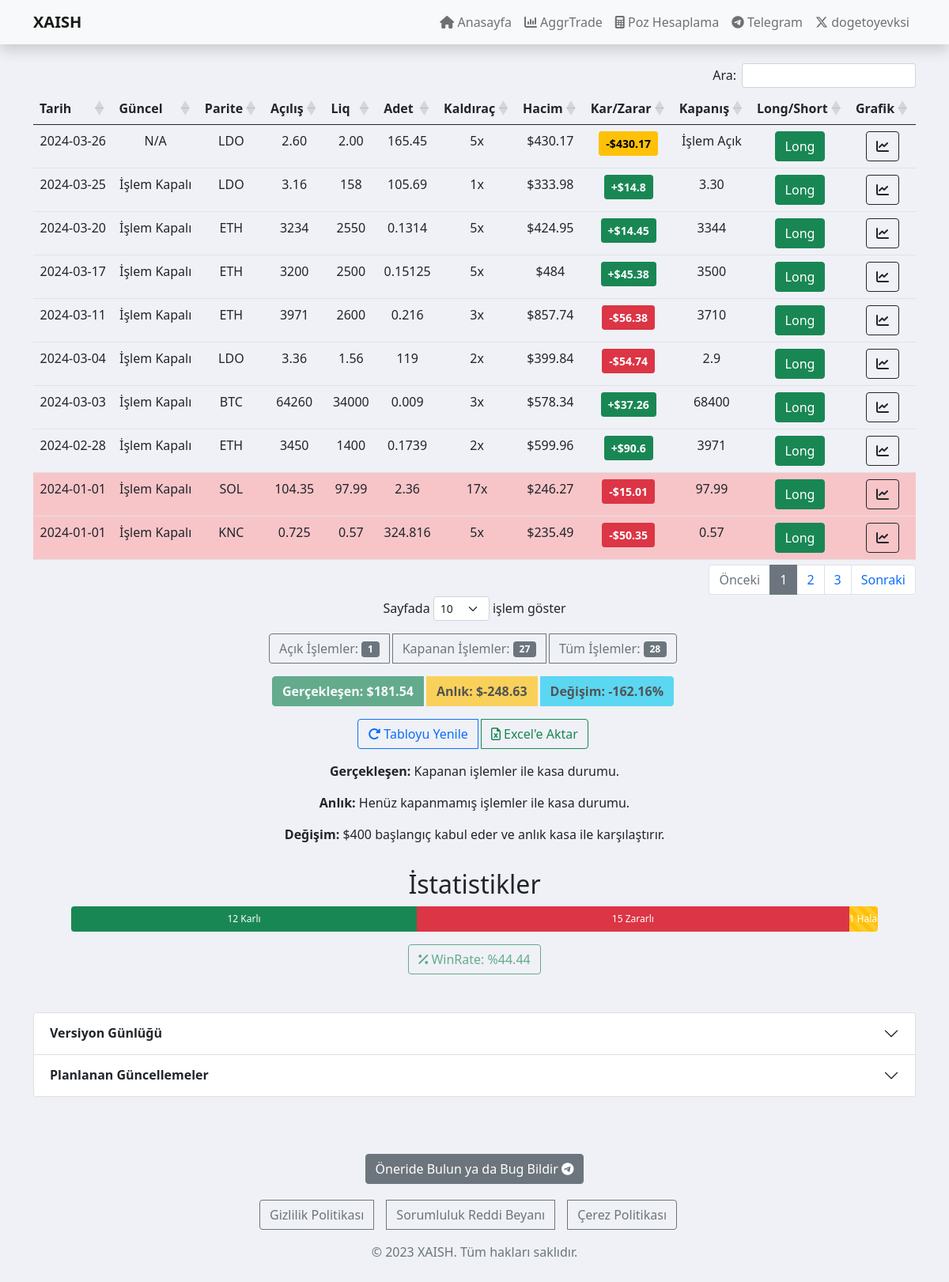
The page / on the database its author committed.
### tables this page shows
CREATE TABLE `islem_liste` (
  `islem_id` int(11) NOT NULL,
  `tarih` date NOT NULL DEFAULT current_timestamp(),
  `parite` varchar(255) NOT NULL,
  `acilis` text NOT NULL,
  `liq_fiyat` text NOT NULL,
  `kar_zarar` decimal(10,2) DEFAULT NULL,
  `kapanis` text DEFAULT NULL,
  `long_short` varchar(10) NOT NULL,
  `acik_mi` int(11) NOT NULL DEFAULT 1,
  `adet` text NOT NULL,
  `marjin` text NOT NULL,
  `kaldirac` text NOT NULL
);

CREATE TABLE `ayarlar` (
  `ayar_id` int(11) NOT NULL,
  `bakiye` text NOT NULL
);

### index.php (called while the page is built)
<?php include 'main/header.php'; ?>
<?php include 'inc/liste.php'; ?>
<?php include 'main/footer.php'; ?>

### inc/liste.php (the view, shortened to what this page needs)
<?php
$stmt = $pdo->prepare("SELECT * FROM islem_liste ORDER BY acik_mi DESC, tarih DESC");
$stmt->execute();
$acikIslemler = $stmt->fetchAll();
$apiUrl = "https://fapi.binance.com/fapi/v1/ticker/price?symbol=";
$prices = array();
foreach ($acikIslemler as $row) {
  $symbol = $row['parite'] . 'USDT';
  if ($row['acik_mi'] == 1) {
    $ch = curl_init($apiUrl . $symbol);
    $apiResponse = curl_exec($ch);
    $priceData = json_decode($apiResponse, true);
    $prices[$symbol] = isset($priceData['price']) ? round($priceData['price'], 3) : 'N/A';
  }
}
?>
<div class="container">
  <div class="row">
    <div class="col-12 text-center" style="margin-top: 5rem;">
      <?php if ($acikIslemler): ?>
        <div class="table-responsive">
          <div id="refreshStatus"></div>
          <table class="table table-hover" id="islemlerTable">
            <thead>
              <tr>
                <th>Tarih</th>
                <th>Güncel</th>
                <th>Parite</th>
                <th>Açılış</th>
                <th>Liq</th>
                <th>Adet</th>
                <th>Kaldıraç</th>
                <th>Hacim</th>
                <th>Kar/Zarar</th>
                <th>Kapanış</th>
                <th>Long/Short</th>
                <th>Grafik</th>
              </tr>
            </thead>
            <tbody>
              <?php foreach ($acikIslemler as $row): ?>
                <?php $araplanClass = ($row['liq_fiyat'] == $row['kapanis']) ? 'style="background-color: #ff919175;"' : ''; ?>
                <tr <?php echo ($row['acik_mi'] == 1) ? 'class="islem-acik"' : 'class="islem-kapali"'; ?> <?= $araplanClass ?>>
                  <td><?= $row['tarih'] ?></td>
                  <td>
                    <?= ($row['acik_mi'] == 1) ? $prices[$row['parite'] . 'USDT'] : 'İşlem Kapalı'; ?>
                    <?php $sonFiyat = $prices[$row['parite'] . 'USDT'] ?>
                  </td>
                  <td><?= $row['parite'] ?></td>
                  <td><?= $row['acilis'] ?></td>
                  <td><?= $row['liq_fiyat'] ?></td>
                  <td><?= $row['adet'] ?></td>
                  <td>
                    <?php
                    $acilisFiyati = $row['acilis'];
                    $liqFiyat = $row['liq_fiyat'];
                    $minKaldirac = abs(($acilisFiyati - $liqFiyat) / $acilisFiyati);
                    echo number_format(ceil(1 / $minKaldirac)) . 'x';
                    ?>
                  </td>
                  <td>
                    <?php
                    $sizeUSDT = $acilisFiyati * $row['adet'];
                    echo '$' . round($sizeUSDT , 2);
                    ?>
                  </td>
                  <td>
                    <?php if ($row['acik_mi'] == 1): ?>
                      <?php
                      $isLong = ($row['long_short'] === 'Long');
                      $karZarar = ($isLong) ? ($sonFiyat - $acilisFiyati) * $row['adet'] : ($acilisFiyati - $sonFiyat) * $row['adet'];
                      $buttonClass = ($karZarar > 0) ? 'btn-warning' : 'btn-warning';
                      ?>
                      <button type="button" class="btn <?= $buttonClass ?> btn-sm" data-bs-toggle="tooltip" data-bs-placement="top" title="İşlem Açık - Olası Kar/Zarar Tutarı">
                        <strong><?= ($karZarar > 0) ? '+$' . round($karZarar, 2) : '-$' . round(abs($karZarar), 2) ?></strong>
                      </button>
                    <?php else: ?>
                      <?php
                      $karZarar = $row['kar_zarar'];
                      $buttonClass = ($karZarar > 0) ? 'btn-success' : 'btn-danger';
                      ?>
                      <button type="button" class="btn <?= $buttonClass ?> btn-sm" data-bs-toggle="tooltip" data-bs-placement="top" title="İşlem Kapalı - Kar/Zarar Tutarı">
                        <strong><?= ($karZarar > 0) ? '+$' . round($karZarar, 2) : '-$' . round(abs($karZarar), 2) ?></strong>
                      </button>
                    <?php endif; ?>
                  </td>
                  <td>
                    <?php
                    if ($row['acik_mi'] == 1) {
                      echo 'İşlem Açık';
                    } else {
                      echo $row['kapanis'];
                    }
                    ?>
                  </td>
                  <td>
                    <?php
                    $buttonClass = ($row['long_short'] === 'Long') ? 'btn-success' : 'btn-danger';
                    $buttonText = ($row['long_short'] === 'Long') ? 'Long' : 'Short';
                    ?>
                    <button type="button" class="btn <?= $buttonClass ?>"><?= $buttonText ?></button>
                  </td>
                  <?php
                  $symbol = $row['parite'] . 'USDT';
                  $grafikUrl = 'https://tr.tradingview.com/chart/?symbol=BINANCE%3A' . $symbol . '.P';
                  ?>
                  <td>
                    <a class="btn btn-outline-dark" href="<?= $grafikUrl ?>" target="_blank"><i class="fa-solid fa-chart-line"></i></a>
                  </td>
                </tr>
              <?php endforeach; ?>
            </tbody>
          </table>
        </div>
        <?php
        $acikIslemSayisi = count(array_filter($acikIslemler, function ($item) {
          return $item['acik_mi'] == 1;
        }));
        $kapaliIslemSayisi = count(array_filter($acikIslemler, function ($item) {
          return $item['acik_mi'] == 0;
        }));
        ?>
        <div class="mt-3">
          <div class="btn-group" role="group" aria-label="İşlem Türü Seçenekleri">
            <button class="btn btn-outline-secondary me-1" onclick="filterTable('acik')">Açık İşlemler: <span class="badge bg-secondary"><?= $acikIslemSayisi ?></span> </button>
            <button class="btn btn-outline-secondary me-1" onclick="filterTable('kapali')">Kapanan İşlemler: <span class="badge bg-secondary"> <?= $kapaliIslemSayisi ?></span> </button>
            <button class="btn btn-outline-secondary me-1" onclick="filterTable('tum')">Tüm İşlemler: <span class="badge bg-secondary"> <?= $acikIslemSayisi + $kapaliIslemSayisi ?> </span> </button>
          </div>
        </div>
        <?php
        $bakiyeSorgu = $pdo->prepare("SELECT bakiye FROM ayarlar");
        $bakiyeSorgu->execute();
        $kasaBakiye = $bakiyeSorgu->fetchColumn();
        ?>
        <?php
        $gerceklesenmeyenKarZarar = 0;
        if ($acikIslemler) {
          foreach ($acikIslemler as $row) {
            if ($row['acik_mi'] == 1) {
              $symbol = $row['parite'] . 'USDT';
              $sonFiyat = isset($prices[$symbol]) ? $prices[$symbol] : null;
              if ($sonFiyat !== null) {
                $isLong = ($row['long_short'] === 'Long');
                $gerceklesenmeyenKarZarar += ($isLong) ? ($sonFiyat - $row['acilis']) * $row['adet'] : ($row['acilis'] - $sonFiyat) * $row['adet'];
              }
            }
          }
        }
        ?>
        <?php
        $baslangicKasaBakiyesi = 400;
        $yuzdeDegisim = (($kasaBakiye + $gerceklesenmeyenKarZarar) - $baslangicKasaBakiyesi) / $baslangicKasaBakiyesi * 100;
        ?>
        <div class="btn-group" role="group" aria-label="İşlem Türü Seçenekleri" style="margin-top: 1rem;">
          <button class="btn btn-success me-1" id="gerceklesenButton" disabled><strong>Gerçekleşen: $<?= round($kasaBakiye, 2) ?> </strong></button>
          <button class="btn btn-warning me-1" id="anlikButton" disabled><strong>Anlık: $<?= round($kasaBakiye + $gerceklesenmeyenKarZarar, 2) ?></strong></button>
          <button class="btn btn-info me-1" id="degisimButton" disabled><strong>Değişim: <?= round($yuzdeDegisim, 2) ?>%</strong></button>
        </div>
        <div class="container" style="margin-top: 1rem;">
          <div class="btn-group" role="group" aria-label="Tablo İşlemleri">
            <button type="button" id="yenileButton" class="btn btn-outline-primary me-1" onclick="tabloyuYenile()">
              <i class="fa-solid fa-rotate-right"></i> Tabloyu Yenile
            </button>
            <button type="button" class="btn btn-outline-success me-1" onclick="exportToExcel()">
              <i class="fa-regular fa-file-excel"></i> Excel'e Aktar
            </button>
          </div>
        </div>
        <div class="container" style="margin-top: 1rem;">
          <p><strong>Gerçekleşen:</strong> Kapanan işlemler ile kasa durumu.<p>
            <p><strong>Anlık:</strong> Henüz kapanmamış işlemler ile kasa durumu.</p>
            <p><strong>Değişim:</strong> $400 başlangıç kabul eder ve anlık kasa ile karşılaştırır.</p>
          </div>
		<div class="container" style="margin-top: 1rem;">
  <?php if ($acikIslemler): ?>
    <?php
    $karliIslemSayisi = count(array_filter($acikIslemler, function ($item) {
      return $item['acik_mi'] == 0 && $item['kar_zarar'] > 0;
    }));
    $zararliIslemSayisi = count(array_filter($acikIslemler, function ($item) {
      return $item['acik_mi'] == 0 && $item['kar_zarar'] < 0;
    }));
    $halaAcikIslemSayisi = count(array_filter($acikIslemler, function ($item) {
      return $item['acik_mi'] == 1;
    }));
    $toplamIslemSayisi = count($acikIslemler);
    $karliIslemYuzdesi = ($toplamIslemSayisi > 0) ? ($karliIslemSayisi / $toplamIslemSayisi) * 100 : 0;
    $zararliIslemYuzdesi = ($toplamIslemSayisi > 0) ? ($zararliIslemSayisi / $toplamIslemSayisi) * 100 : 0;
    $halaAcikIslemYuzdesi = ($toplamIslemSayisi > 0) ? ($halaAcikIslemSayisi / $toplamIslemSayisi) * 100 : 0;
    $karliIslemYuzdesi = round($karliIslemYuzdesi, 2);
    $zararliIslemYuzdesi = round($zararliIslemYuzdesi, 2);
    $halaAcikIslemYuzdesi = round($halaAcikIslemYuzdesi, 2);
    $kapananToplamIslemSayisi = count(array_filter($acikIslemler, function ($item) {
      return $item['acik_mi'] == 0;
    }));
    $karliIslemSayisi = count(array_filter($acikIslemler, function ($item) {
      return $item['acik_mi'] == 0 && $item['kar_zarar'] > 0;
    }));
    $zararliIslemSayisi = count(array_filter($acikIslemler, function ($item) {
      return $item['acik_mi'] == 0 && $item['kar_zarar'] < 0;
    }));
    $winRate = ($kapananToplamIslemSayisi > 0) ? ($karliIslemSayisi / $kapananToplamIslemSayisi) * 100 : 0;
    $winRate = round($winRate, 2);
    ?>
    <div class="container" style="margin-top: 2rem;">
      <h2>İstatistikler</h2>
      <div class="progress" style="margin-bottom: 1rem; height: 2rem;">
        <div class="progress-bar bg-success" role="progressbar" style="width: <?= $karliIslemYuzdesi ?>%;" aria-valuenow="<?= $karliIslemYuzdesi ?>" aria-valuemin="0" aria-valuemax="100"><?= $karliIslemSayisi ?> Karlı</div>
        <div class="progress-bar bg-danger" role="progressbar" style="width: <?= $zararliIslemYuzdesi ?>%;" aria-valuenow="<?= $zararliIslemYuzdesi ?>" aria-valuemin="0" aria-valuemax="100"><?= $zararliIslemSayisi ?> Zararlı</div>
        <div class="progress-bar progress-bar-striped bg-warning" role="progressbar" style="width: <?= $halaAcikIslemYuzdesi ?>%;" aria-valuenow="<?= $halaAcikIslemYuzdesi ?>" aria-valuemin="0" aria-valuemax="100"><?= $halaAcikIslemSayisi ?> Hala Açık</div>
      </div>
      <div class="d-grid gap-2 d-md-flex justify-content-center">
        <button class="btn btn-outline-success" disabled><i class="fa-solid fa-percent" ></i> WinRate: %<?= $winRate ?> </button>
		</div>
    </div>
  <?php endif; ?>
</div>
        <?php else: ?>
          <p>Açık işlem bulunmamaktadır.</p>
        <?php endif; ?>
      </div>
    </div>
  </div>

### main/header.php (shortened to what this page needs)
<!DOCTYPE html>
<html lang="tr">
<head>
    <link rel="stylesheet" href="https://cdn.jsdelivr.net/npm/bootstrap@5.1.0/dist/css/bootstrap.min.css">
    <link rel="stylesheet" href="https://cdnjs.cloudflare.com/ajax/libs/font-awesome/6.5.1/css/all.min.css">
    <link rel="stylesheet" href="/assets/xaish.css">
    <link rel="stylesheet" type="text/css" href="https://cdn.datatables.net/1.11.5/css/dataTables.bootstrap5.min.css">
</head>
<header>
<nav class="navbar navbar-expand-lg navbar-light bg-light shadow fixed-top">
        <div class="container">
			<a class="navbar-brand" href="/"><strong>XAISH</strong></a>
            <div class="collapse navbar-collapse" id="navbarResponsive">
                <ul class="navbar-nav ms-auto text-center">
					<li class="nav-item">
                        <a class="nav-link" href="/"><i class="fa-solid fa-house"></i> Anasayfa</a>
                    </li>
					<li class="nav-item">
                        <a class="nav-link" href="/main/aggrtrade"><i class="fa-solid fa-chart-column"></i> AggrTrade</a>
                    </li>
                    <li class="nav-item">
                        <a class="nav-link" href="/main/izole-hesap"><i class="fa-solid fa-calculator"></i> Poz
                            Hesaplama</a>
                    </li>
                    <li class="nav-item active">
                        <a class="nav-link" href="https://t.me/kingofbtc"><i class="fab fa-telegram"></i> Telegram</a>
                    </li>
                    <li class="nav-item active">
                        <a class="nav-link" href="https://x.com/dogetoyevski"><i class="fab fa-x-twitter"></i> dogetoyevksi</a>
                    </li>
                </ul>
            </div>
        </div>
    </nav>
</header>
<body>

### main/footer.php (shortened to what this page needs)
<div class="container">
  <section class="py-5">
    <div class="accordion" id="guncellemeAccordion">
      <div class="accordion-item">
        <h2 class="accordion-header" id="versiyonHeader">
          <button class="accordion-button collapsed" type="button" data-bs-toggle="collapse" data-bs-target="#versiyonCollapse" aria-expanded="false" aria-controls="versiyonCollapse"><strong>
          Versiyon Günlüğü</strong>
        </button>
      </h2>
    </div>
    <div class="accordion-item">
      <h2 class="accordion-header" id="planlananHeader">
        <button class="accordion-button collapsed" type="button" data-bs-toggle="collapse" data-bs-target="#planlananCollapse" aria-expanded="false" aria-controls="planlananCollapse"><strong>
        Planlanan Güncellemeler</strong>
      </button>
    </h2>
  </div>
</div>
<br>
</section>
</div>
<div class="container" style="text-align: center;">
  <a class="btn btn-secondary" href="https://t.me/xaishcom" role="button" style="text-align: center;">
    Öneride Bulun ya da Bug Bildir <i class="fab fa-telegram"></i> </a>
  </div>
  <div class="container" style="text-align: center; padding: 20px 20px 20px 20px;">
    <div class="btn-group" role="group" aria-label="Politika Butonları">
        <button type="button" class="btn btn-outline-secondary me-3" data-bs-toggle="modal" data-bs-target="#privacyModal">
            Gizlilik Politikası
        </button>
        <button type="button" class="btn btn-outline-secondary me-3" data-bs-toggle="modal" data-bs-target="#sorumlulukModal">
            Sorumluluk Reddi Beyanı
        </button>
        <button type="button" class="btn btn-outline-secondary me-3" data-bs-toggle="modal" data-bs-target="#cookieModal">
            Çerez Politikası
        </button>
    </div>
    <p class="text-muted" style="margin-top: 1rem;">© 2023 XAISH. Tüm hakları saklıdır.</p>
</div>
</body>
</html>

### assets/xaish.css (style rules this page uses)
body { background-color: #EFF1F6; height: 100vh; }
.islem-acik { background-color: #ffc1075c; }
.islem-kapali { background-color: #6c757d0d; }

### rows shown on the page
islem_liste: tarih "2024-03-26", parite "N/A", parite "LDO", acilis "2.60", liq_fiyat "2.00", adet "165.45", ceil(1 / $minKaldirac) "5", sizeUSDT "430.17", abs($karZarar) "430.17", shows "İşlem Açık", long_short "Long", acik_mi "1"
islem_liste: tarih "2024-03-25", acik_mi "İşlem Kapalı", parite "LDO", acilis "3.16", liq_fiyat "158", adet "105.69", ceil(1 / $minKaldirac) "1", sizeUSDT "333.98", kar_zarar "14.8", kapanis "3.30", long_short "Long"
islem_liste: tarih "2024-03-20", acik_mi "İşlem Kapalı", parite "ETH", acilis "3234", liq_fiyat "2550", adet "0.1314", ceil(1 / $minKaldirac) "5", sizeUSDT "424.95", kar_zarar "14.45", kapanis "3344", long_short "Long"
islem_liste: tarih "2024-03-17", acik_mi "İşlem Kapalı", parite "ETH", acilis "3200", liq_fiyat "2500", adet "0.15125", ceil(1 / $minKaldirac) "5", sizeUSDT "484", kar_zarar "45.38", kapanis "3500", long_short "Long"
islem_liste: tarih "2024-03-11", acik_mi "İşlem Kapalı", parite "ETH", acilis "3971", liq_fiyat "2600", adet "0.216", ceil(1 / $minKaldirac) "3", sizeUSDT "857.74", kar_zarar "56.38", kapanis "3710", long_short "Long"
islem_liste: tarih "2024-03-04", acik_mi "İşlem Kapalı", parite "LDO", acilis "3.36", liq_fiyat "1.56", adet "119", ceil(1 / $minKaldirac) "2", sizeUSDT "399.84", kar_zarar "54.74", kapanis "2.9", long_short "Long"
islem_liste: tarih "2024-03-03", acik_mi "İşlem Kapalı", parite "BTC", acilis "64260", liq_fiyat "34000", adet "0.009", ceil(1 / $minKaldirac) "3", sizeUSDT "578.34", kar_zarar "37.26", kapanis "68400", long_short "Long"
islem_liste: tarih "2024-02-28", acik_mi "İşlem Kapalı", parite "ETH", acilis "3450", liq_fiyat "1400", adet "0.1739", ceil(1 / $minKaldirac) "2", sizeUSDT "599.96", kar_zarar "90.6", kapanis "3971", long_short "Long"
islem_liste: tarih "2024-01-01", acik_mi "İşlem Kapalı", parite "SOL", acilis "104.35", liq_fiyat "97.99", adet "2.36", ceil(1 / $minKaldirac) "17", sizeUSDT "246.27", kar_zarar "15.01", kapanis "97.99", long_short "Long"
islem_liste: tarih "2024-01-01", acik_mi "İşlem Kapalı", parite "KNC", acilis "0.725", liq_fiyat "0.57", adet "324.816", ceil(1 / $minKaldirac) "5", sizeUSDT "235.49", kar_zarar "50.35", kapanis "0.57", long_short "Long"
ayarlar: bakiye "181.54", $kasaBakiye + $gerceklesenmeyenKarZarar "-248.63", bakiye "-162.16"

### other values the page prints
$kapaliIslemSayisi "27"
$acikIslemSayisi + $kapaliIslemSayisi "28"
$karliIslemSayisi "12"
$zararliIslemSayisi "15"
$winRate "44.44"
